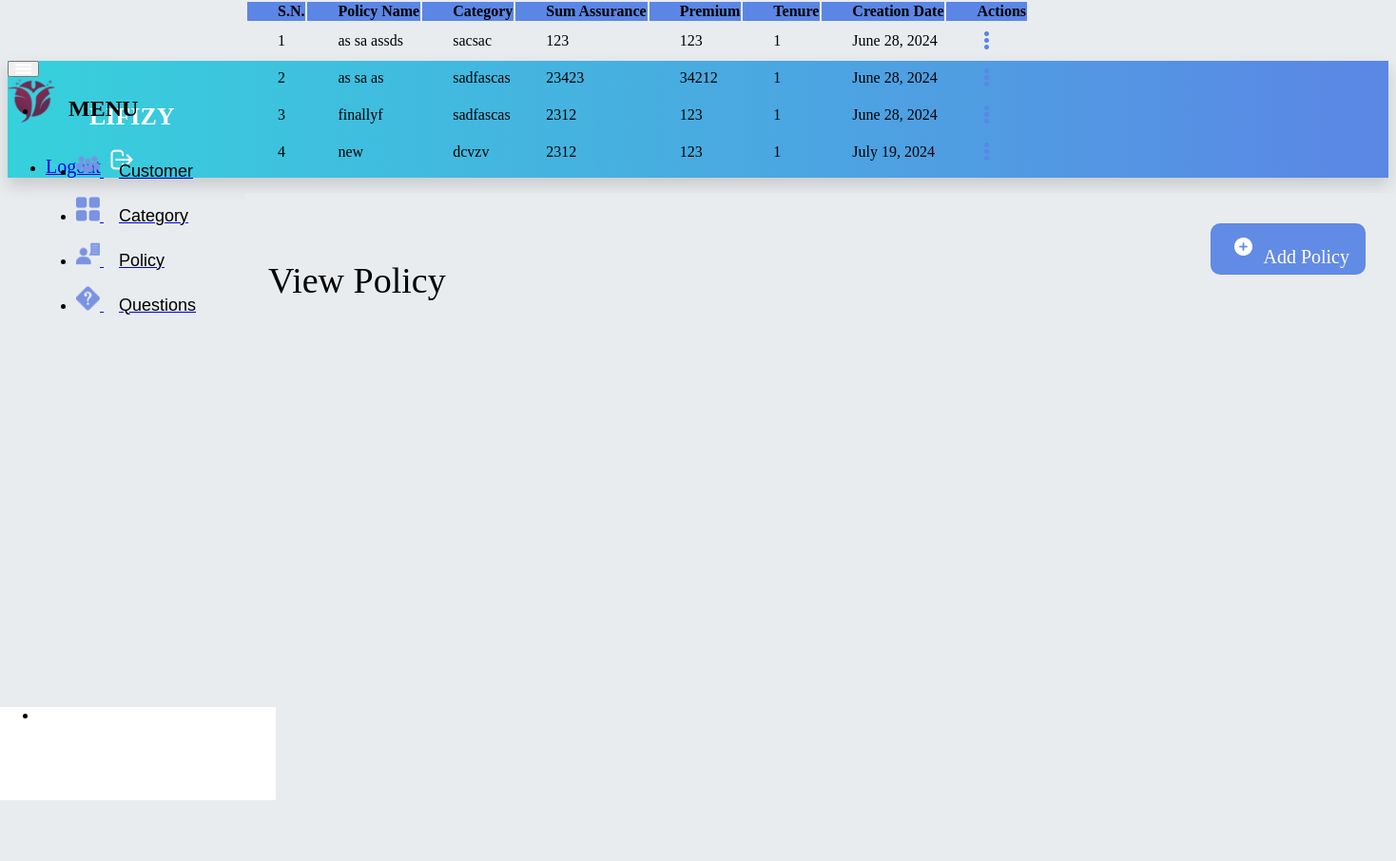
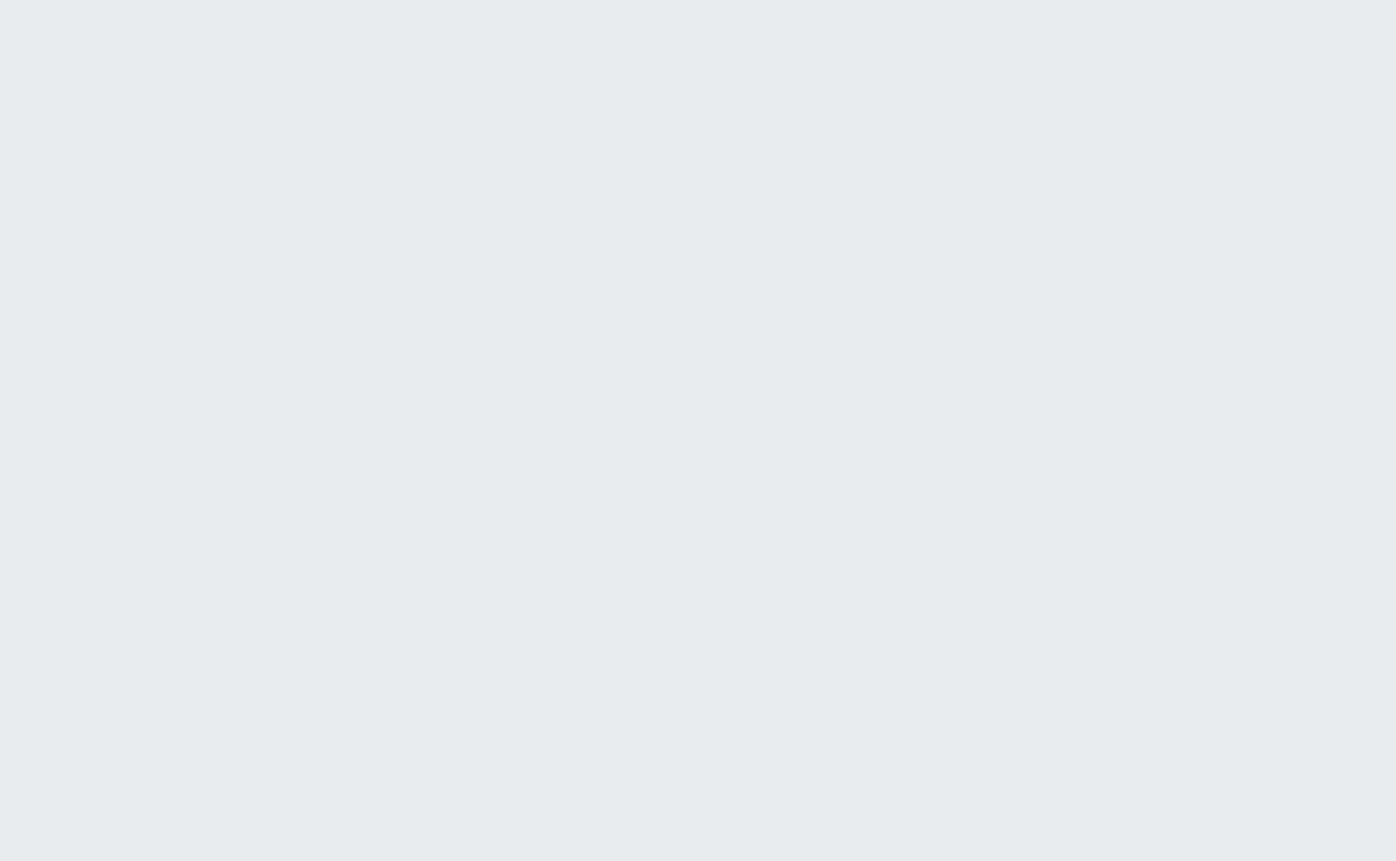
Page /admin-view-policy (signed in) on the committed database (2 pictures, top to bottom).
### insurance/models.py (models this page shows, shortened)
class Policy(models.Model):
    category = models.ForeignKey('Category', on_delete=models.CASCADE)
    policy_name = models.CharField(max_length=200)
    sum_assurance = models.PositiveIntegerField()
    premium = models.PositiveIntegerField()
    tenure = models.PositiveIntegerField()
    creation_date = models.DateField(auto_now=True)

class Category(models.Model):
    category_name = models.CharField(max_length=20)
    creation_date = models.DateField(auto_now=True)
    def __str__(self):
        return self.category_name

### insurance/views.py (the view)
# urls.py: path('admin-view-policy', views.admin_view_policy_view, name='admin-view-policy'),
@login_required(login_url='adminlogin')
def admin_view_policy_view(request):
    policies = models.Policy.objects.all()
    return render(request, 'insurance/admin_view_policy.html', {'policies': policies})

### templates/insurance/admin_view_policy.html (shortened to what this page needs)
{% extends 'insurance/adminbase.html' %}
{% load static %}
{% block content %}
    <div class="wrapper">
        <div class="heading-section">
            <p class="mb-0 text-dark heading-text">View Policy</p>
            <a href="/admin-add-policy" class="add-style">
                <div class="heading-button d-flex justify-content-center align-items-center">
                    <img src="{% static "image/addicon.png" %}" alt="Actions" class="img-section actions-icon
            dropdown-toggle">
                    Add Policy
                </div>
            </a>
        </div>
        <div class="card shadow border-0 mb-7 m-4 main-card">
            <div class="scrollable">
                <div class="table-responsive">
                    <table class="table table-hover table-nowrap table-striped position-relative">
                        <thead class="main-header" style="position: sticky; top: 0; z-index: 1000">
                        <tr>
                            <th scope="col" class="text-white pl-6">S.N.</th>
                            <th scope="col" class="text-white pl-6">Policy Name</th>
                            <th scope="col" class="text-white">Category</th>
                            <th scope="col" class="text-white">Sum Assurance</th>
                            <th scope="col" class="text-white">Premium</th>
                            <th scope="col" class="text-white">Tenure</th>
                            <th scope="col" class="text-white">Creation Date</th>
                            <th class="text-white">Actions</th>
                        </tr>
                        </thead>
                        <tbody>
                        {% for t in policies %}
                            <tr>
                                <td> {{ forloop.counter }}</td>
                                <td> {{ t.policy_name }}</td>
                                <td> {{ t.category }}</td>
                                <td> {{ t.sum_assurance }}</td>
                                <td> {{ t.premium }}</td>
                                <td> {{ t.tenure }}</td>
                                <td>{{ t.creation_date }}</td>
                                <td>
                                    <div class="dropdown" style="
    cursor: pointer;
">
                                        <img src="{% static "image/finalaction.png" %}" alt="Actions"
                                             class="img-section
                        actions-icon
                        dropdown-toggle" data-toggle="dropdown" aria-haspopup="true" aria-expanded="false">
                                    </div>
                                </td>
                            </tr>
                        {% endfor %}
                        </tbody>
                    </table>
                </div>
            </div>
        </div>
    </div>
{% endblock %}

### templates/insurance/adminbase.html (style rules this page uses)
html { position: relative; min-height: 100%; background-color: #e9ecef; }
body { overflow-x: hidden; }
body.fixed-nav { padding-top: 56px; }

### templates/insurance/admin_view_policy.html (style rules this page uses)
.table-responsive { overflow: visible !important; }
.main-header { background: rgba(91, 134, 229, 1); }
.img-section { padding: 8px; }
.table th { padding-left: 2rem; }
.table td { padding-left: 2rem; }
.heading-text { font-size: 38px; }
.heading-button { border-radius: 10px; font-size: 20px; border: 1px solid rgba(91, 134, 229, 0.95); background-color: rgba(91, 134, 229, 0.95); color: white; padding: 6px 16px; cursor: pointer; }
.heading-section { display: flex; margin: 2rem 1.5rem 0.5rem; justify-content: space-between; }
.add-style { text-decoration: none !important; color: white !important; }
.main-card { flex-grow: 1; }
.wrapper { display: flex; flex-direction: column; height: 100%; width: 100%; }
.scrollable { position: absolute; top: 0; width: 100%; height: 100%; overflow: auto; }

### rows in the picture
Policy: policy_name "as sa assds", category "sacsac", sum_assurance "123", premium "123", tenure "1", creation_date "June 28, 2024"
Policy: policy_name "as sa as", category "sadfascas", sum_assurance "23423", premium "34212", tenure "1", creation_date "June 28, 2024"
Policy: policy_name "finallyf", category "sadfascas", sum_assurance "2312", premium "123", tenure "1", creation_date "June 28, 2024"
Policy: policy_name "new", category "dcvzv", sum_assurance "2312", premium "123", tenure "1", creation_date "July 19, 2024"
